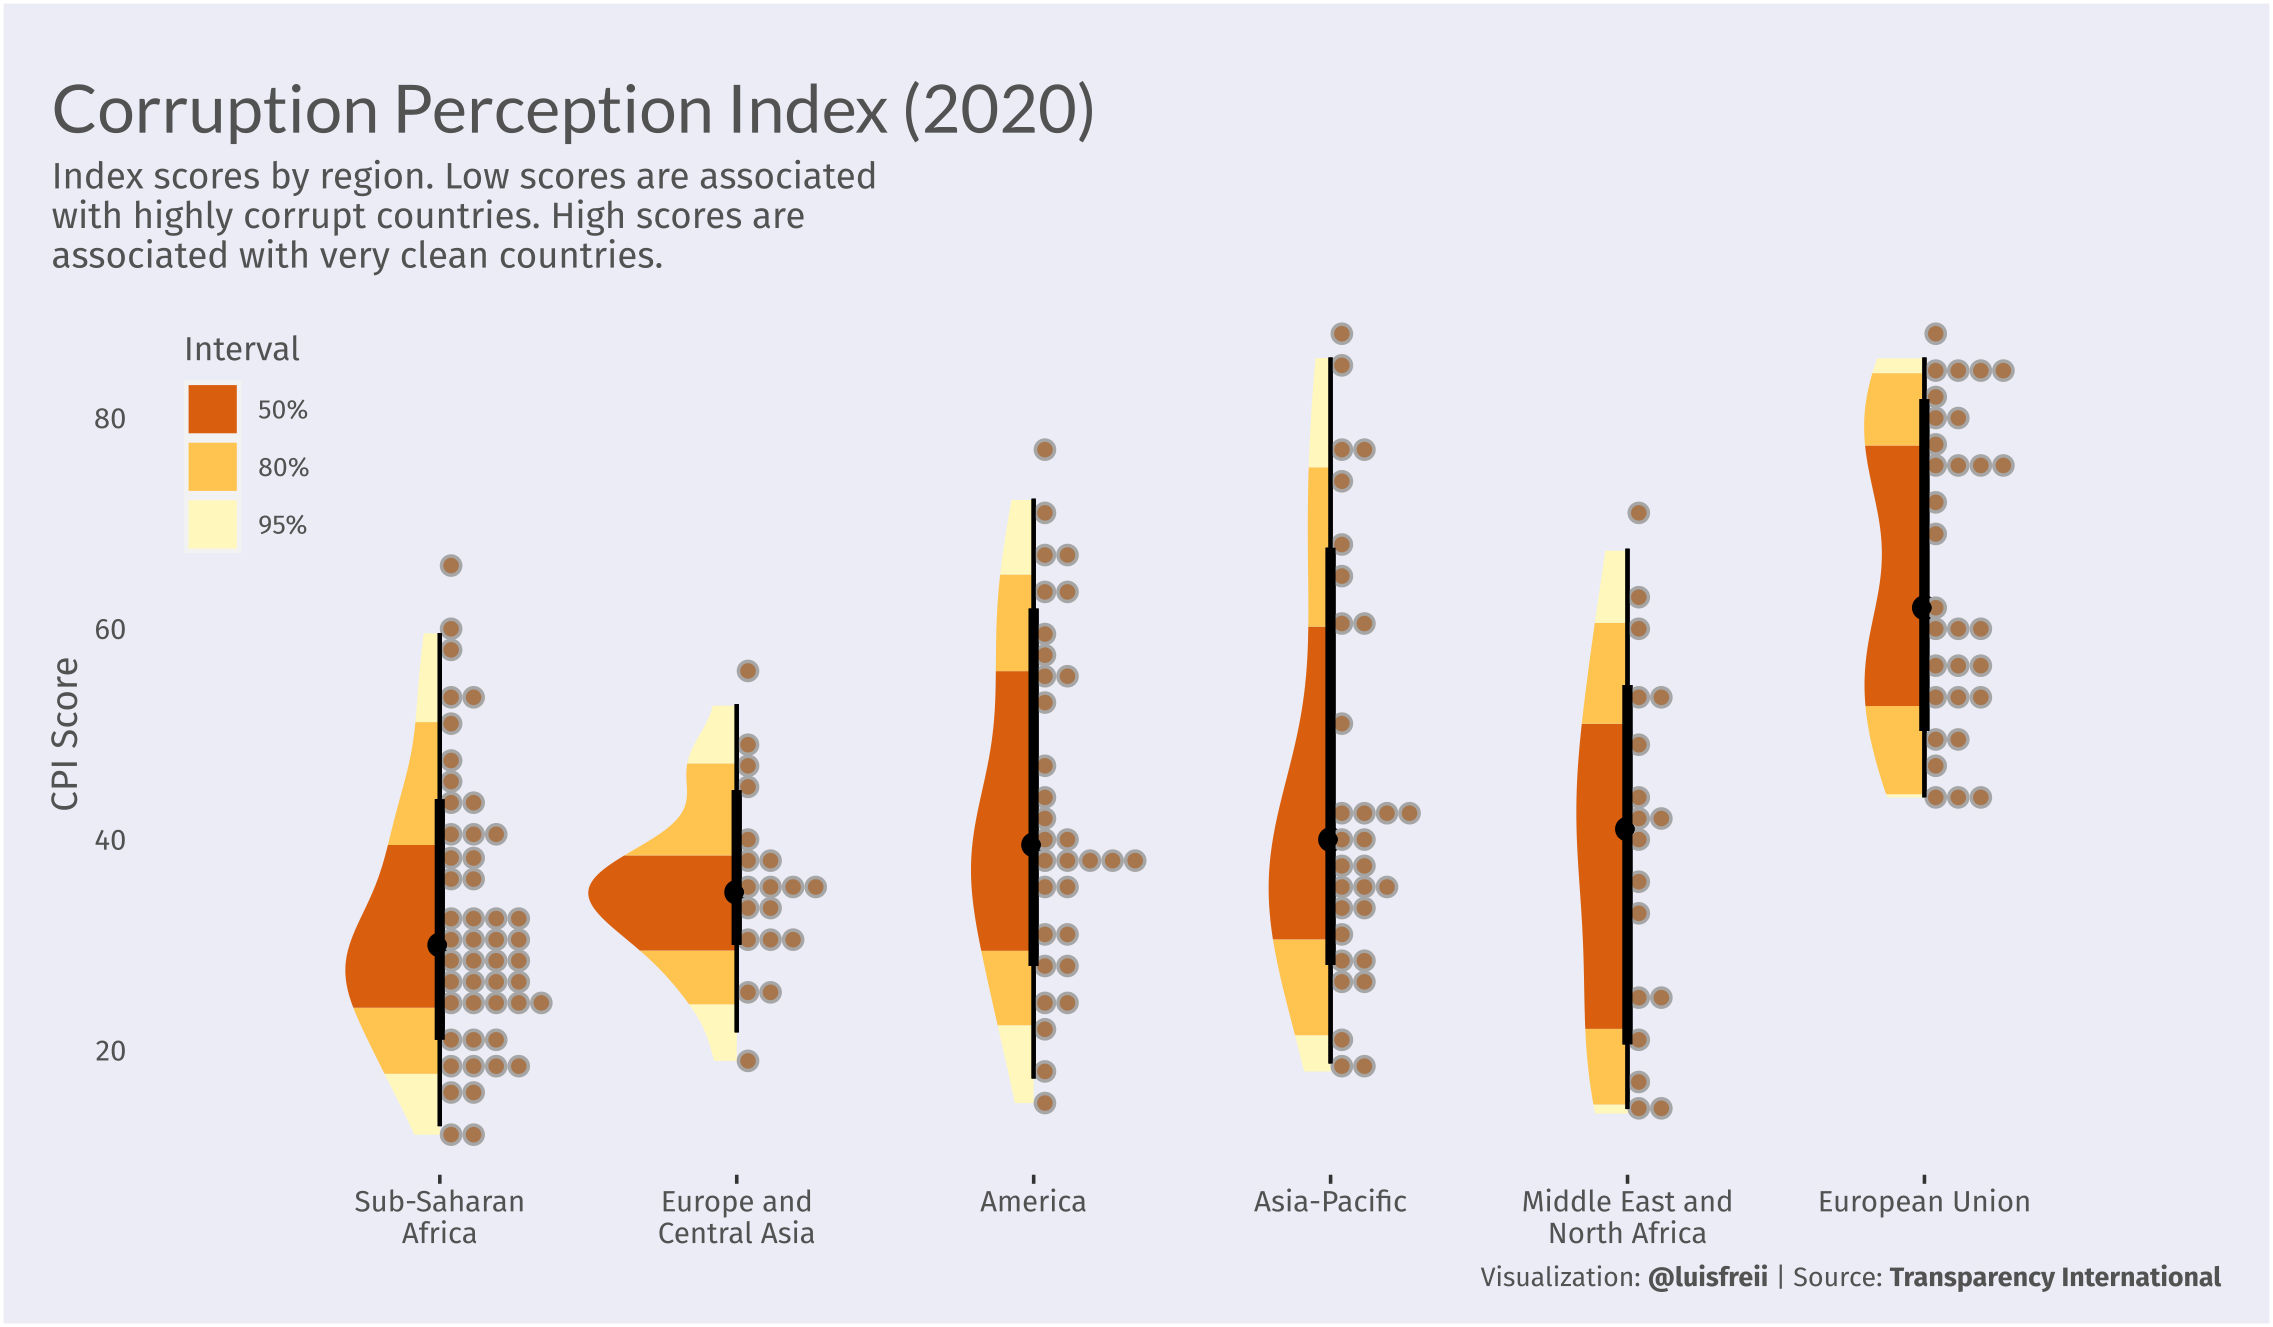

The R source for this figure:
#Load packages
library(tidyverse)
library(extrafont)
library(ggtext)
library(ggdist)

#Read the data. Economic freedom index link: https://www.heritage.org/index/explore?view=by-region-country-year&u=637552502077689344
corruption_perception <- readxl::read_xlsx("CPI2020_GlobalTablesTS_210125.xlsx", skip = 2) %>% 
  select(1:4, 6) %>% 
  janitor::clean_names()

#Plot
corruption_perception %>% 
  filter(!is.na(cpi_score_2020)) %>% 
  ggplot(aes(fct_reorder(region, cpi_score_2020), cpi_score_2020)) +
  stat_halfeye(side = 'left',
               scale = .5,
               aes(fill = stat(cut_cdf_qi(
    cdf,
    .width = c(.5, .8, .95),
    labels = scales::percent_format()
  )))) +
  stat_dotsinterval(scale = 0.5, point_size = 1, fill = '#A8764D') +
  scale_fill_brewer(direction = -1, na.translate = FALSE, palette = 'YlOrBr') +
  scale_x_discrete(labels = c('Sub-Saharan\nAfrica', 'Europe and\nCentral Asia', 'America', 'Asia-Pacific', 'Middle East and\nNorth Africa', 'European Union')) +
  scale_y_continuous(breaks = seq(0, 80, 20)) +
  labs(title = "Corruption Perception Index (2020)",
       subtitle = "Index scores by region. Low scores are associated\nwith highly corrupt countries. High scores are\nassociated with very clean countries.",
       caption = 'Visualization: **@luisfreii** | Source: **Transparency International**',
       x = NULL,
       y = 'CPI Score',
       fill = "Interval") +
  theme(panel.background = element_rect('#EBECF5'),
        plot.background = element_rect('#EBECF5'),
        panel.grid = element_blank(),
        plot.title.position = 'plot',
        plot.caption.position = 'plot',
        plot.title = element_text(family = 'Lato',
                                 size = 20,
                                 color = "#525252"),
        plot.subtitle = element_text(family = 'Fira Sans',
                                     color = '#525252'),
        plot.caption = ggtext::element_markdown(family = 'Fira Sans',
                                                size = 8,
                                                color = "#525252"),
        axis.title = element_text(family = 'Fira Sans',
                                  color = "#525252"),
        axis.text = element_text(family = 'Fira Sans',
                                 color = "#525252"),
        plot.margin = margin(25, 15, 10, 15),
        axis.ticks.y = element_blank(),
        legend.position = c(.05, .83),
        legend.background = element_rect('#EBECF5'),
        legend.text = element_text(family = 'Fira Sans',
                                   color = "#525252",
                                   size = 8),
        legend.title = element_text(family = 'Fira Sans',
                                    color = "#525252",
                                    size = 10))

#Code to save the plot
# ggsave('D29.Deviations.svg',
#        width = 24,
#        height = 14,
#        units = 'cm',
#        dpi = 320)
# 
# ggsave('D29.Deviations.png',
#        width = 24,
#        height = 14,
#        units = 'cm',
#        dpi = 320)
